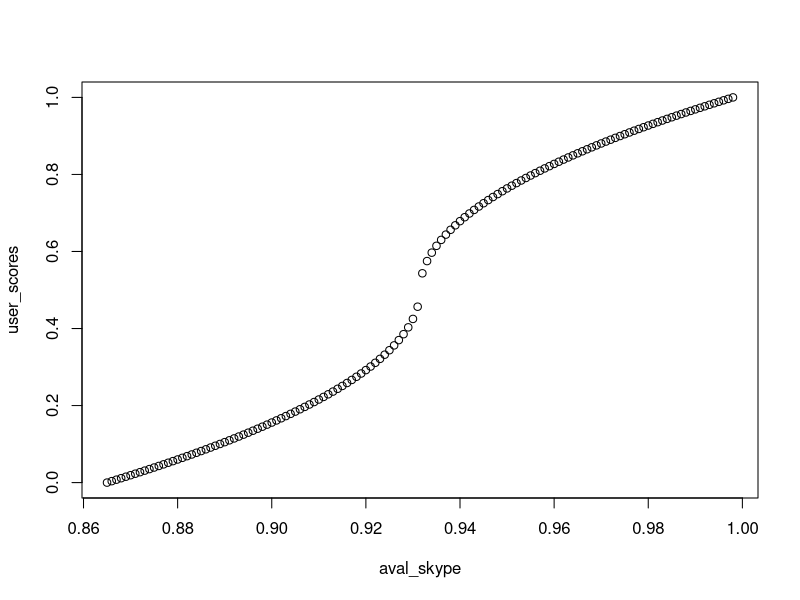
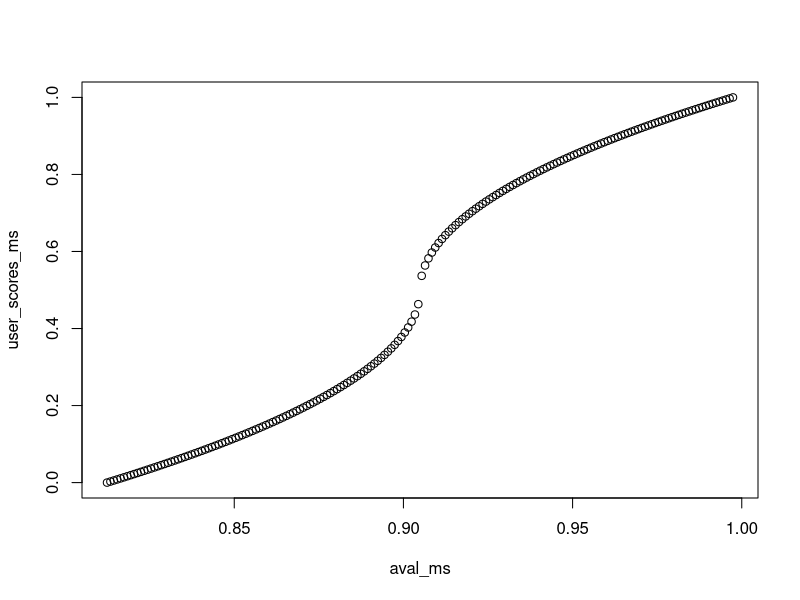
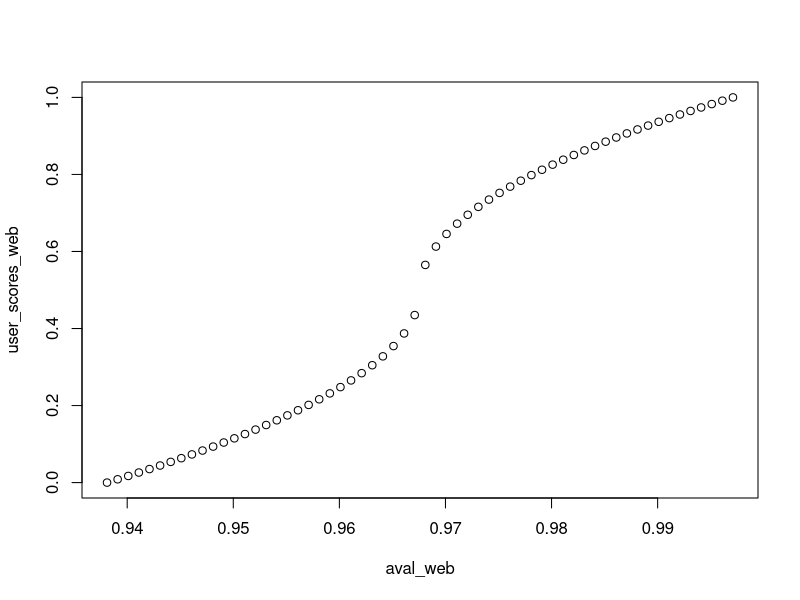

Source code (R) for these figures, in order:

locations <- c("IE.Dublin", "SG.Singapore",
               "TW.Changhua.County", "IN.Indianapolis")

# price/hour (USD) for a c3.large instance, see http://aws.amazon.com/ec2/pricing/
vm_baseprice <- 0.105

# parameter of group 4
max_en_savings <- 0.7

prices <- read.csv("prices.csv", header=TRUE)
# the slicing is a kludge to remove additional temperature entries
temperatures <- read.csv("temperatures.csv", header=TRUE)[1:(dim(prices)[1]), ]

sd_dc <- vector(length=length(locations))
names(sd_dc) <- locations

cop_t <- function(temperature) {
	return(1.2 + 0.128*((temperature+9)^0.5))
}

# cloud management aspects
costs <- function(en_saving) {
	vm_cost <- (1 - en_saving) * vm_baseprice
	return(vm_cost)
}

availability <- function(en_saving) {
	overhead_ratio <- min(sd_dc)/max(sd_dc)
	availability <- 1 - en_saving * overhead_ratio
	return(availability)
}

for(location in locations) {
    el_price = prices[, location]
    temp = temperatures[, location]
    cop <- ifelse(temp<-9, cop_t(-9), cop_t(temp))
    adjusted_cost <- cop*el_price
    sd_dc[location] <- sd(adjusted_cost, na.rm=TRUE)
}

# calculate different availability values 
range_en_savings<-seq(0, 0.7, by=0.001)
range_costs<-vector(length=length(range_en_savings))
range_availability<-vector(length=length(range_en_savings))

j = 1
for (i in range_en_savings) {
	range_costs[j] <- costs(i)
	range_availability[j] <- availability(i)

	cat(i, " ", range_costs[j], " ~", range_availability[j], "\n")
	j<-j+1
}

#library(rgl)
#plot3d(range_en_savings, range_costs, range_availability, col="red", size=3)
#Sys.sleep(10)


sla_availabilities = list(0.931, 0.966, 0.981, 0.987, 0.992, 0.998)
for (sla in sla_availabilities) {
    i <- match(FALSE, range_availability>sla)-1
    cat("sla: ", sla, " (actual: ", range_availability[i], "), cost: ", range_costs[i], ", savings: ", range_en_savings[i], "\n")
}



#######
# 
# Aufgabe 3
#
#######

# prospect based satisfaction function 

##
# norm function 
##
normalize_availabilities <- function(availabilities){
  return ((availabilities - min(availabilities) ) / (max(availabilities) - min(availabilities)) )
}

##
# prospect based satisfaction function
##
pbsf <- function(n, w=0.5) {
  #assert 0 <= n <= 1
  stopifnot(n >= 0)
  stopifnot(n <= 1)
  
  if (n <= 0.5){
    return(-0.5*(-2*n + 1) ^ (1-w) + 0.5)
  } 
  
  return(0.5*(2 * n - 1) ^ (1-w) + 0.5)
}

##
# payment willingness
##
wtp <- function(avail, price) {
	return(avail * price + jitter(0, 0.025))
}

##
# test for skype
#
# min av. 86.5 (calculated in the last exercise)
# w=0.5 (professional users)
# n=normalized availabilities
##
min_avail_skype <- 0.865
max_amazon_aval <- 0.998

aval_skype <- seq(min_avail_skype, max_amazon_aval, 0.001)
user_scores <- lapply(normalize_availabilities(aval_skype), pbsf);
plot(aval_skype, user_scores)

wtp_skype <- wtp(aval_skype, vm_baseprice)
cat("Skype WTP:", wtp_skype)

##
#  microsoft
#
# min av. 81.24 (calculated in the last exercise)
# w=0.5 (professional users)
# n=normalized availabilities
##
min_avail_ms <- 0.8124
max_amazon_aval <- 0.998

aval_ms <- seq(min_avail_ms, max_amazon_aval, 0.001)
user_scores_ms <- lapply(normalize_availabilities(aval_ms), pbsf);
plot(aval_ms, user_scores_ms)

wtp_ms <- wtp(aval_ms, vm_baseprice)
cat("Microsoft WTP:", wtp_ms)

##
#  websitess
#
# min av. 93.81 (calculated in the last exercise)
# w=0.5 (professional users)
# n=normalized availabilities
##
min_avail_web <- 0.9381
max_amazon_aval <- 0.998

aval_web <- seq(min_avail_web, max_amazon_aval, 0.001)
user_scores_web <- lapply(normalize_availabilities(aval_web), pbsf);
plot(aval_web, user_scores_web)

wtp_web <- wtp(aval_web, vm_baseprice)
cat("Websites WTP:", wtp_web)